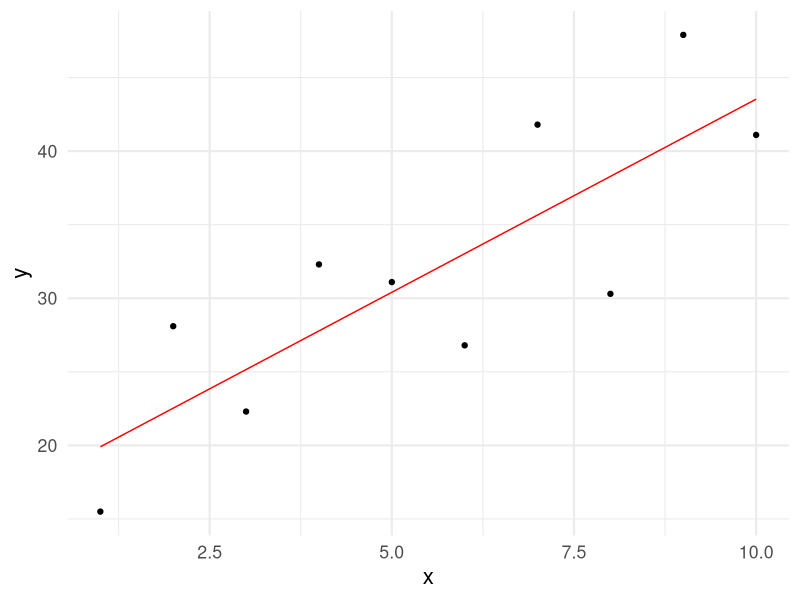
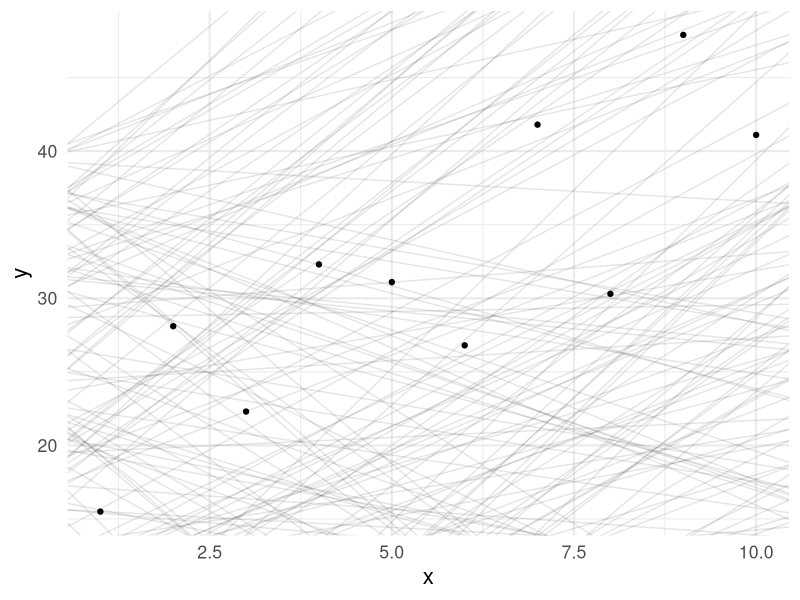
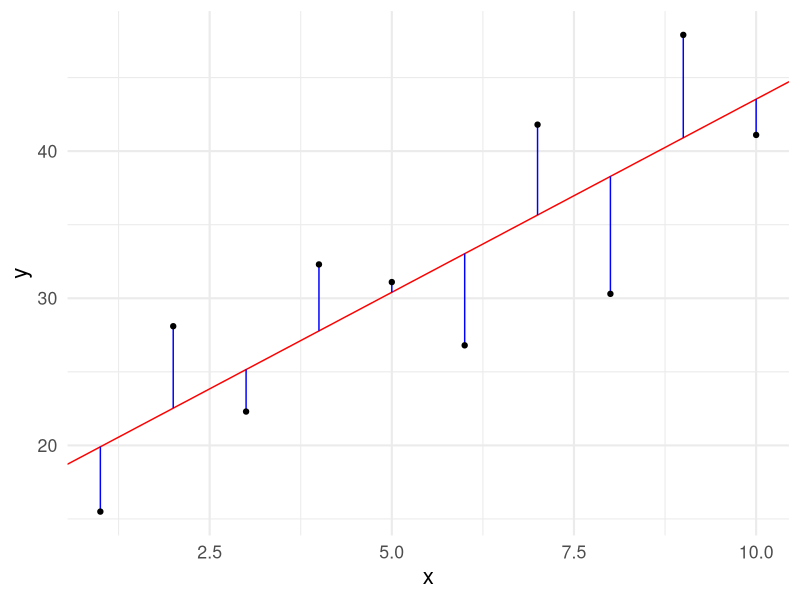
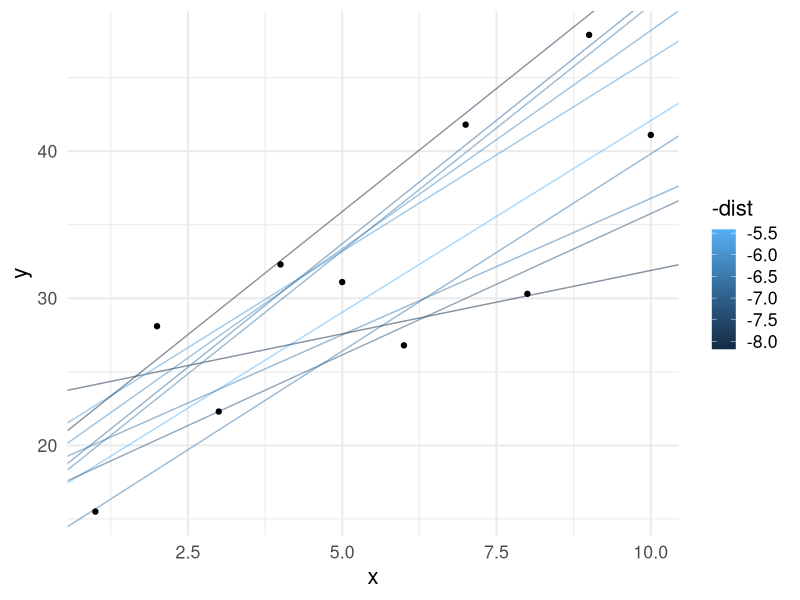
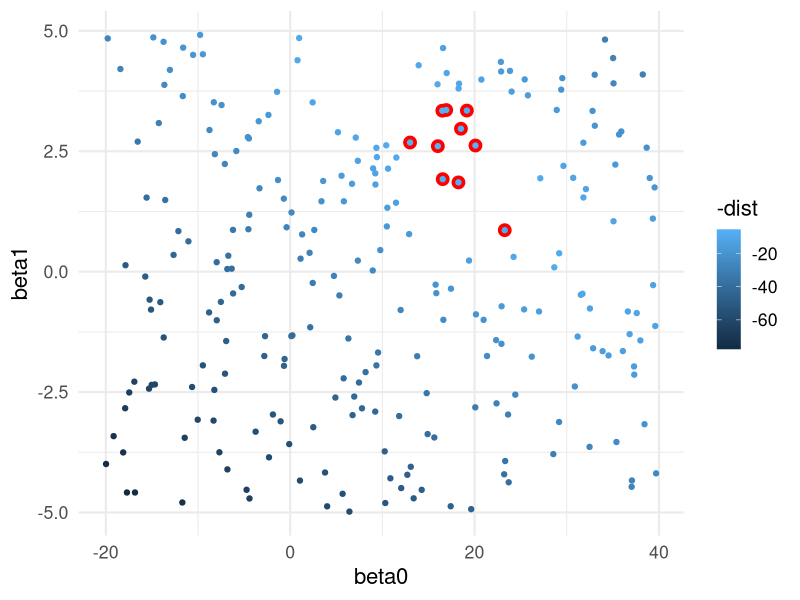
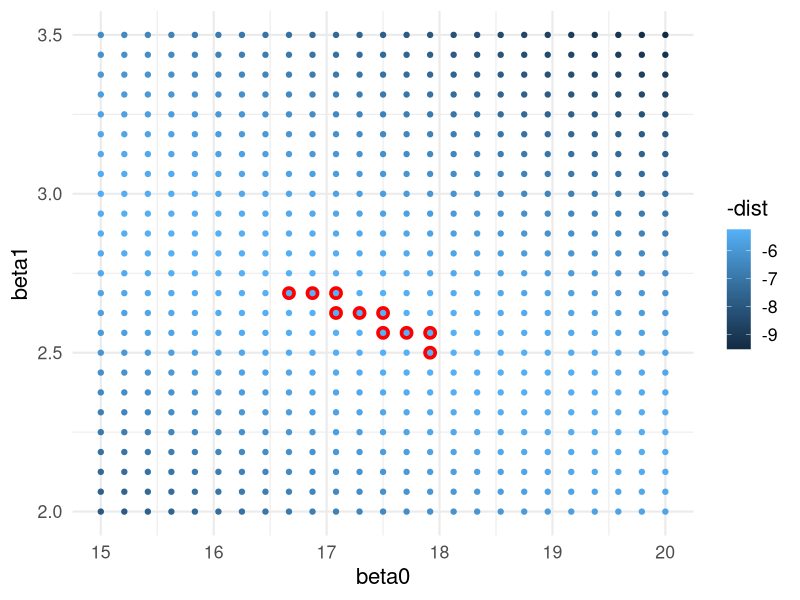
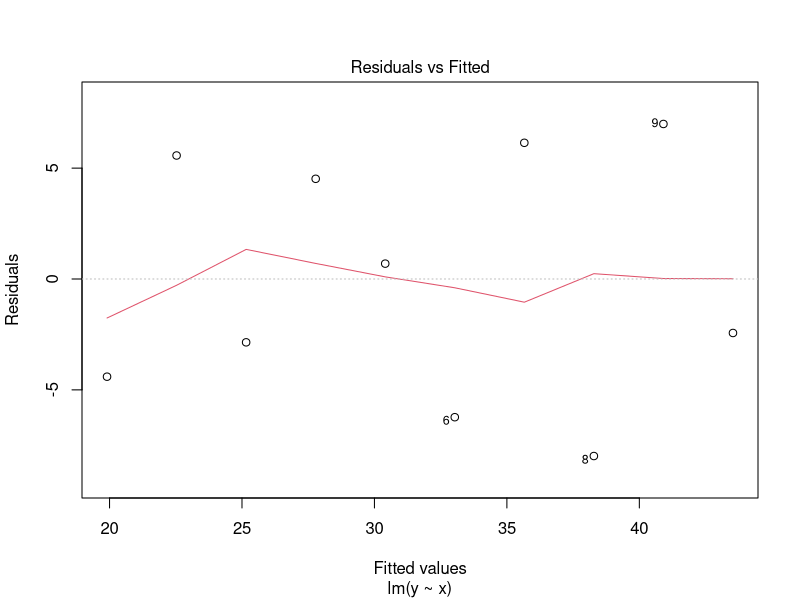
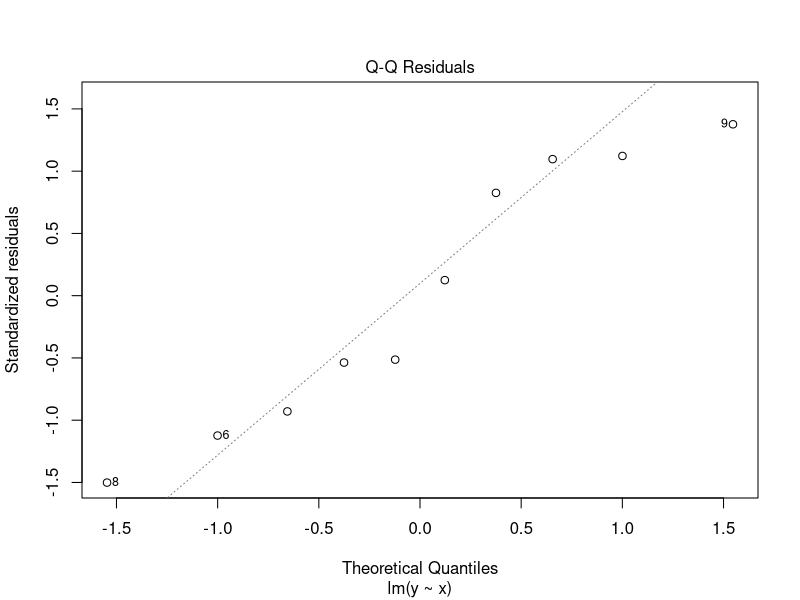

Recreate these plots in R, in order.
## ---- chunk 1
library( knitr )
library( kableExtra )
library( tidyverse )
library( broom )
theme_set( theme_minimal( base_size = 16) )
## ---- chunk 2
df <- data.frame( x = 1:10,
                  y = c( 15.5, 28.1, 22.3, 
                         32.3, 31.1, 26.8, 
                         41.8, 30.3, 47.9, 
                         41.1) )
ggplot( df, aes(x,y) ) + 
  stat_smooth( method="lm", 
               formula = y ~ x, 
               se=FALSE, 
               color="red", linewidth=0.5) + 
  geom_point() 
## ---- chunk 3
models <- data.frame( beta0 = runif(250,-20,40),
                      beta1 = runif(250, -5, 5))
summary( models )
## ---- chunk 4
ggplot() + 
  geom_abline( aes(intercept = beta0, 
                   slope = beta1), 
               data = models,
               alpha = 0.1) + 
  geom_point( aes(x,y), 
              data=df )
## ---- chunk 5
fit <- lm( y ~ x, data=df )
yhat <- data.frame( x = 1:10,
                    yhat = predict( fit ),
                    y= df$y )

ggplot( df ) + 
  geom_abline( aes( intercept = fit$coefficients[1],
                    slope = fit$coefficients[2]),
               color="red") +
  geom_segment( aes(x=x, y = y, xend = x, yend = yhat), 
                data = yhat,
                color = "blue") + 
  geom_point( aes(x,y) ) 
## ---- chunk 6
model_distance <- function( intercept, slope, X, Y ) {
  yhat <- intercept + slope * X
  diff <- Y - yhat
  return( sqrt( mean( diff ^ 2 ) ) )
}
## ---- chunk 7
models$dist <- NA
for( i in 1:nrow(models) ) {
  models$dist[i] <- model_distance( models$beta0[i],
                                    models$beta1[i],
                                    df$x,
                                    df$y )
}
head( models )
## ---- chunk 8
ggplot()  + 
  geom_abline( aes(intercept = beta0,
                   slope = beta1, 
                   color = -dist),
               data = filter( models, rank(dist) <= 10 ),
               alpha = 0.5) + 
  geom_point( aes(x,y),
              data=df) 
  
## ---- chunk 9
ggplot( models, aes(x = beta0, 
                    y = beta1,
                    color = -dist)) + 
  geom_point( data = filter( models, rank(dist) <= 10), 
              color = "red",
              size = 4) +
    geom_point()
## ---- chunk 10
grid <- expand.grid( beta0 = seq(15,20, length = 25),
                     beta1 = seq(2, 3.5, length = 25))
grid$dist <- NA
for( i in 1:nrow(grid) ) {
  grid$dist[i] <- model_distance( grid$beta0[i],
                                  grid$beta1[i],
                                  df$x,
                                  df$y )
}

ggplot( grid, aes(x = beta0, 
                  y = beta1,
                  color = -dist)) + 
  geom_point( data = filter( grid, rank(dist) <= 10), 
              color = "red",
              size = 4) +
  geom_point()
## ---- chunk 11
fit <- lm( y ~ x, data = df )
fit
## ---- chunk 12
model_distance( -1.76, 3.385, df$x, df$y )
## ---- chunk 13
grid |>
  arrange( dist ) |>
  head( n = 1) 
## ---- chunk 14
plot( fit, which = 1 )
## ---- chunk 15
plot( fit, which = 2 )
## ---- chunk 16
plot( fit, which = 5 )
## ---- chunk 17
anova( fit )
## ---- chunk 18
summary( fit )
## ---- chunk 19
names( summary( fit ) )
## ---- chunk 20
tidy( fit )
## ---- chunk 21
glance( fit )
## ---- chunk 22
glance( fit )$p.value
## ---- chunk 23
c( `Regression R^2` = summary( fit )$r.squared,
   `Squared Correlation` = as.numeric( cor.test( df$x, df$y )$estimate^2 ) )
## ---- chunk 24
predict( fit ) -> yhat 
yhat 
## ---- chunk 25
plot( yhat ~ df$x, type='l', bty="n", col="red" )
## ---- chunk 26
residuals( fit ) -> resids
resids 
## ---- chunk 27
plot( resids ~ yhat, bty="n", xlab="Predicted Values", ylab="Residuals (y - yhat)", pch=16 )
abline(0, 0, lty=2, col="red")
## ---- chunk 28
airquality |>
  select( -Month, -Day ) |>
  filter( !is.na( Ozone ), !is.na( Solar.R ) ) -> df.air
summary( df.air )
## ---- chunk 29
fit.solar <- lm( Ozone ~ Solar.R, data = df.air )
anova( fit.solar )
## ---- chunk 30
fit.temp <- lm( Ozone ~ Temp, data = df.air )
fit.wind <- lm( Ozone ~ Wind, data = df.air )

data.frame( Model = c( "Ozone ~ Solar",
                       "Ozone ~ Temp",
                       "Ozone ~ Wind"), 
            R2 = c( summary( fit.solar )$r.squared,
                    summary( fit.temp )$r.squared,
                    summary( fit.wind )$r.squared ), 
            P = c( glance( fit.solar )$p.value, 
                   glance( fit.temp )$p.value,
                   glance( fit.wind )$p.value ) ) -> df.models

df.models |>
  arrange( -R2 ) |>
  mutate( P = format( P, scientific=TRUE, digits=3)) |>
  kable( caption = "Model parameters predicting mean ozone in parts per billion measured in New York during the period of 1 May 1973 - 30 September 1973.",
         digits = 3) |>
  kable_minimal()
## ---- chunk 31
fit.temp.wind <- lm( Ozone ~ Temp + Wind, data = df.air )
fit.temp.solar <- lm( Ozone ~ Temp + Solar.R, data = df.air )
fit.wind.solar <- lm( Ozone ~ Wind + Solar.R, data = df.air )
## ---- chunk 32
df.models <- rbind( df.models, 
                    data.frame( Model = c( "Ozone ~ Temp + Wind",
                                           "Ozone ~ Temp + Solar",
                                           "Ozone ~ Wind + Solar" ),
                                R2 = c( summary( fit.temp.wind )$r.squared,
                                        summary( fit.temp.solar )$r.squared,
                                        summary( fit.wind.solar )$r.squared ),
                                P = c( glance( fit.temp.wind )$p.value,
                                       glance( fit.temp.solar )$p.value,
                                       glance( fit.wind.solar )$p.value )
                                ))
df.models |>
  mutate( P = format( P, scientific=TRUE, digits=3)) |>
  kable( caption = "Model parameters predicting mean ozone in parts per billion measured in New York during the period of 1 May 1973 - 30 September 1973.",
         digits = 3) |>
  kable_minimal()
## ---- chunk 33
fit.all <- lm( Ozone ~ Solar.R + Temp + Wind, data = df.air )
## ---- chunk 34
df.models <- rbind( df.models, 
                    data.frame( Model = c( "Ozone ~ Temp + Wind + Solar"),
                                R2 = c( summary( fit.all )$r.squared ),
                                P = c( glance( fit.all )$p.value  )
                                ))


df.models$P = cell_spec( format( df.models$P, 
                                 digits=3, 
                                 scientific=TRUE), 
                         color = ifelse( df.models$P == min(df.models$P), 
                                         "red",
                                         "black"))
df.models$R2 = cell_spec( format( df.models$R2, 
                                  digits=3, 
                                  scientific=TRUE), 
                          color = ifelse( df.models$R2 == max( df.models$R2), 
                                          "green",
                                          "black"))

df.models |>
  mutate( P = format( P, digits=3, scientific = TRUE) ) |> 
  kable( caption = "Model parameters predicting mean ozone in parts per billion measured in New York during the period of 1 May 1973 - 30 September 1973.  Values in green indicate the model with the largest variance explained and those in red indicate models with the lowest probability.",
         escape = FALSE) |>
  kable_paper( "striped", full_width = FALSE )
## ---- chunk 35
random.models  <- list()
random.models[["Ozone ~ Temp"]] <- fit.temp
random.models[["Ozone ~ Wind"]] <- fit.wind
random.models[["Ozone ~ Solar"]] <- fit.solar
random.models[["Ozone ~ Temp + Wind"]] <- fit.temp.wind
random.models[["Ozone ~ Temp + Solar"]] <- fit.temp.solar
random.models[["Ozone ~ Wind + Solar"]] <- fit.wind.solar
random.models[[ "Ozone ~ Temp + Wind + Solar" ]] <- fit.all

df.tmp <- df.air
set.seed( 100 )

for( i in 1:8 ) {
  lbl <- paste("Ozone ~ Temp + Wind + Solar + ", i, " Random Variables", sep="")
  df.tmp[[lbl]] <- rnorm( nrow(df.tmp) )
  random.models[[lbl]] <- lm( Ozone ~ ., data = df.tmp ) 
}

data.frame( Models = names( random.models ),
            R2 = sapply( random.models, 
                          FUN = function( x ) return( summary( x )$r.squared), 
                          simplify = TRUE ),
            P = sapply( random.models, 
                        FUN = function( x ) return( glance( x )$p.value ) ) ) -> df.random

df.random |>
  kable( caption = "Fraction of variation explained by original variable as well as models with incrementally more predictor variables made up of randomly derived data.",
         digits=4,
         row.names = FALSE ) |>
  kable_paper("striped", full_width = FALSE )
## ---- chunk 36

df.random$AIC <- sapply( random.models, 
                         FUN = AIC, 
                         simplify = TRUE )

df.random$deltaAIC = df.random$AIC - min( df.random$AIC )

df.random |>
  select( -P ) |>
  kable( caption = "Model parameters predicting mean ozone in parts per billion measured in New York during the period of 1 May 1973 - 30 September 1973 with variance explained, AIC, and ΔAIC for alternative models.",
         escape = FALSE,
         row.names = FALSE, 
         digits = 3) |>
  kable_paper( "striped", full_width = FALSE )
